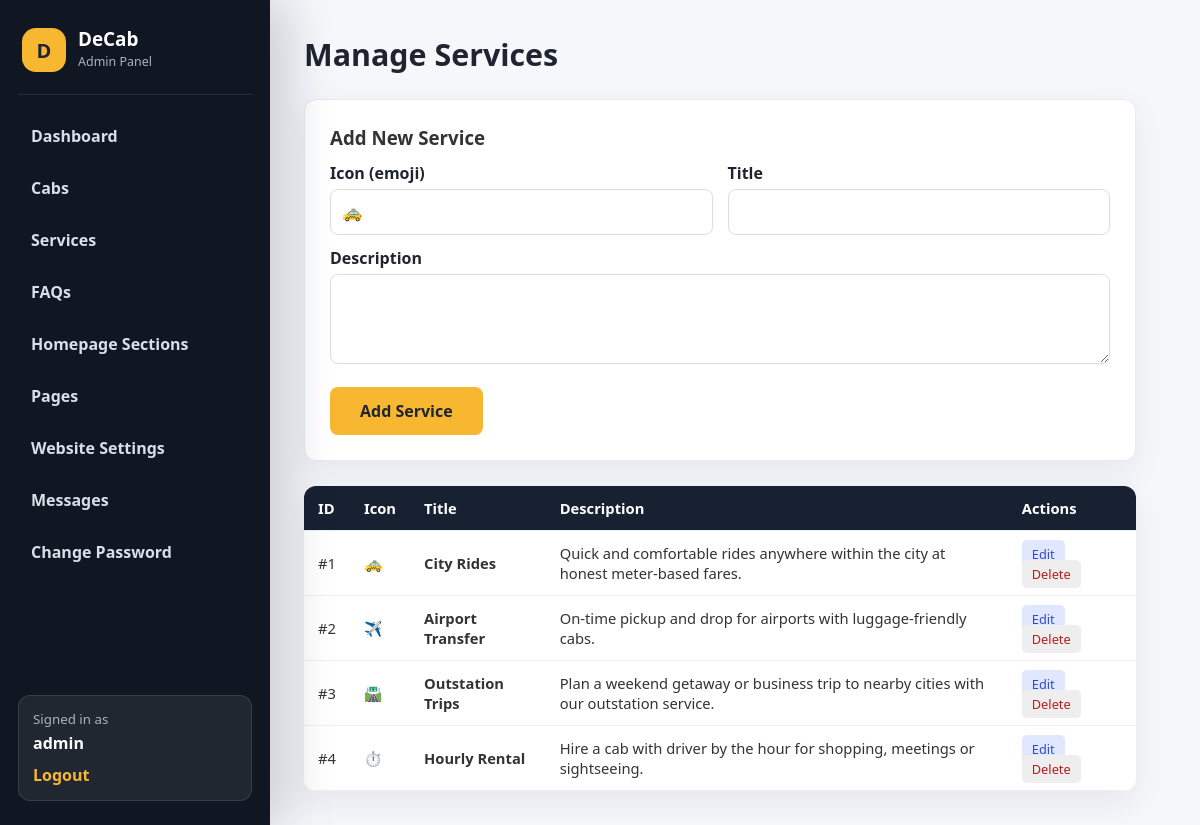
The app's page /admin/services.php (signed in) with its own data.
### tables this page shows
CREATE TABLE IF NOT EXISTS services (
    id INT AUTO_INCREMENT PRIMARY KEY,
    icon VARCHAR(10) DEFAULT '🚕',
    title VARCHAR(100) NOT NULL,
    description TEXT
);

### includes/functions.php (called while the page is built, shortened)
<?php
function e($str) {
    return htmlspecialchars((string)$str, ENT_QUOTES, 'UTF-8');
}
function csrfToken() {
    return $_SESSION['csrf_token'];
}
function csrfQuery() {
    return 'csrf_token=' . urlencode(csrfToken());
}
function getServices($pdo) {
    return $pdo->query('SELECT * FROM services ORDER BY id')->fetchAll();
}

### admin/services.php (the view, shortened to what this page needs)
<?php
require_once __DIR__ . '/../includes/config.php';
$editing = null;
$services = getServices($pdo);
?>
<!DOCTYPE html>
<html lang="en">
<head>
<link rel="stylesheet" href="../assets/css/style.css">
</head>
<body>
<?php require __DIR__ . '/../includes/admin-header.php'; ?>
<div class="container" style="max-width:900px;">
    <h2 class="section-title">Manage Services</h2>
    <div class="card" style="margin-bottom:25px;">
        <h3><?= $editing ? 'Edit Service' : 'Add New Service' ?></h3>
        <form method="post">
            <div class="form-row">
                <div><label>Icon (emoji)</label><input type="text" name="icon" value="<?= e($editing['icon'] ?? '🚕') ?>"></div>
                <div><label>Title</label><input type="text" name="title" value="<?= e($editing['title'] ?? '') ?>" required></div>
            </div>
            <label>Description</label>
            <textarea name="description" rows="3" style="width:100%;padding:11px;border:1px solid #ddd;border-radius:8px;font-size:1rem;font-family:inherit;"><?= e($editing['description'] ?? '') ?></textarea>
            <button type="submit" class="btn"><?= $editing ? 'Update Service' : 'Add Service' ?></button>
        </form>
    </div>
    <table class="admin-table">
        <tr><th>ID</th><th>Icon</th><th>Title</th><th>Description</th><th>Actions</th></tr>
        <?php foreach ($services as $s): ?>
        <tr>
            <td>#<?= (int)$s['id'] ?></td>
            <td><?= e($s['icon']) ?></td>
            <td><b><?= e($s['title']) ?></b></td>
            <td><?= e($s['description']) ?></td>
            <td class="actions">
                <a class="complete" href="services.php?edit=<?= (int)$s['id'] ?>">Edit</a>
                <a class="delete" href="services.php?delete=<?= (int)$s['id'] ?>&<?= csrfQuery() ?>" onclick="return confirm('Delete this service?')">Delete</a>
            </td>
        </tr>
        <?php endforeach; ?>
    </table>
</div>
</body>
</html>

### assets/css/style.css (style rules this page uses)
:root { --primary: #f7b731; --dark: #1f2430; --light: #f6f7fb; --accent: #2f80ed; }
* { margin: 0; padding: 0; box-sizing: border-box; font-family: 'Segoe UI', Arial, sans-serif; }
body { background: var(--light); color: #333; }
.container { max-width: 1100px; margin: 0 auto; padding: 40px 20px; }
h2.section-title { text-align: center; margin-bottom: 30px; color: var(--dark); }
.card { background: #fff; border-radius: 12px; padding: 25px; box-shadow: 0 4px 14px rgba(0,0,0,.07); }
.form-row { display: grid; grid-template-columns: 1fr 1fr; gap: 15px; }
label { display: block; margin: 12px 0 5px; font-weight: 600; color: var(--dark); }
input, select, textarea { width: 100%; padding: 11px; border: 1px solid #ddd; border-radius: 8px; font-size: 1rem; font-family: inherit; }
.btn { display: inline-block; background: var(--primary); color: var(--dark); border: none; padding: 13px 30px; font-size: 1rem; font-weight: bold; border-radius: 8px; cursor: pointer; margin-top: 18px; text-decoration: none; }
.admin-header + .container { margin-left: 270px; max-width: none; padding: 34px; }
.admin-header + .container .section-title { text-align: left; font-size: 1.9rem; margin-bottom: 24px; }
.admin-header + .container .card { border: 1px solid #e6ebf2; box-shadow: 0 12px 34px rgba(16,24,40,.07); }
.admin-table { width: 100%; border-collapse: collapse; background: #fff; border-radius: 12px; overflow: hidden; box-shadow: 0 12px 34px rgba(16,24,40,.07); }
.admin-table th, .admin-table td { padding: 12px 14px; text-align: left; border-bottom: 1px solid #eee; font-size: .92rem; }
.admin-table th { background: #182132; color: #fff; }
.actions a { text-decoration: none; padding: 5px 10px; border-radius: 5px; font-size: .8rem; margin-right: 5px; }
.actions .complete { background: #e0e7ff; color: #2f4bcc; }
.actions .delete { background: #eee; color: #b71c1c; }

### records on screen
services: id "1", icon "🚕", title "City Rides", description "Quick and comfortable rides anywhere within the city at honest meter-based fares."
services: id "2", icon "✈️", title "Airport Transfer", description "On-time pickup and drop for airports with luggage-friendly cabs."
services: id "3", icon "🛣️", title "Outstation Trips", description "Plan a weekend getaway or business trip to nearby cities with our outstation service."
services: id "4", icon "⏱️", title "Hourly Rental", description "Hire a cab with driver by the hour for shopping, meetings or sightseeing."

### other values on screen
$_SESSION['admin_name'] "admin"
